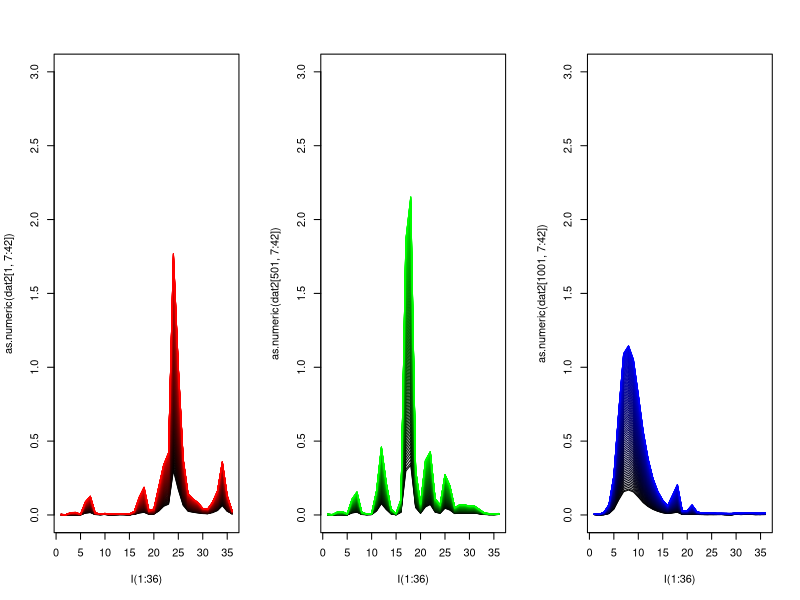
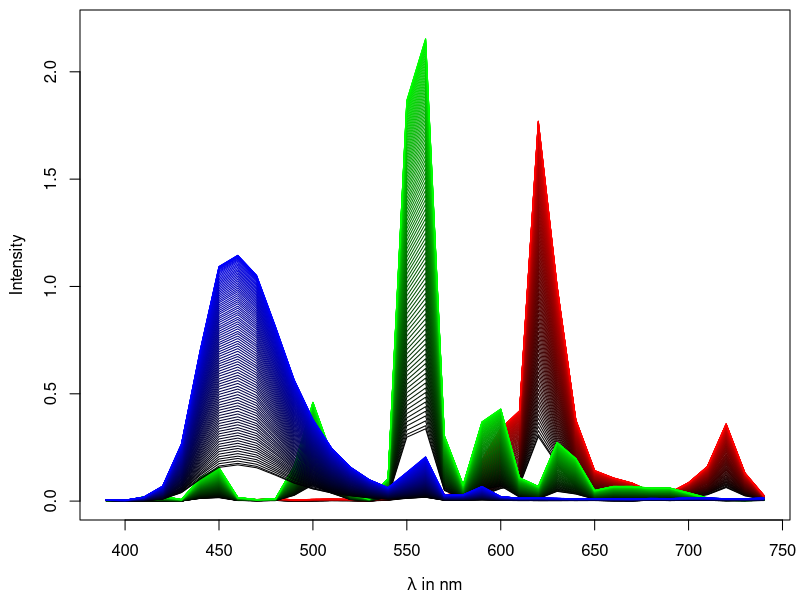
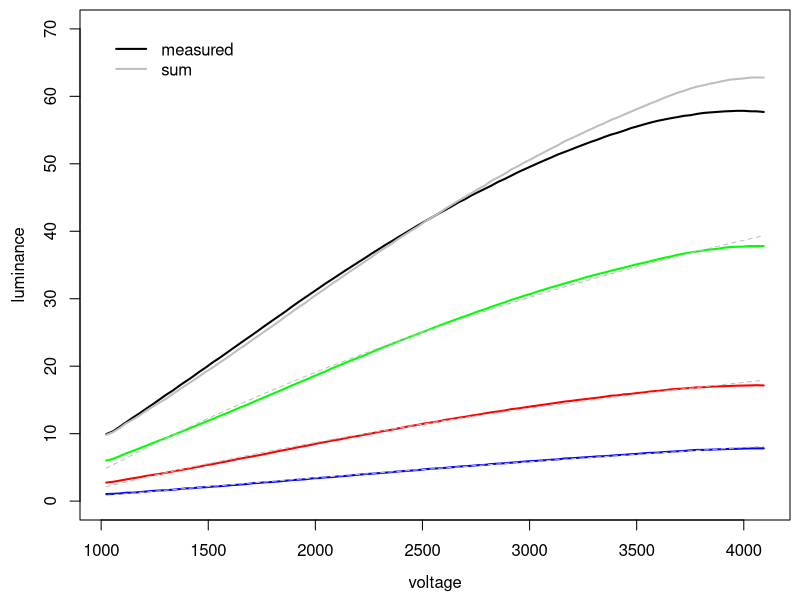
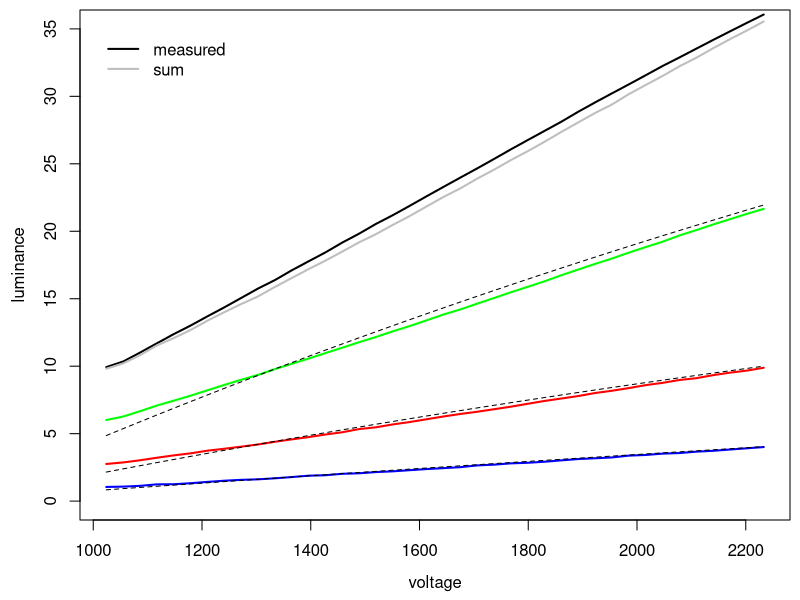

These figures' R source, in order:
#!/usr/bin/env Rscript
# -*- encoding: utf-8 -*-
# ./plot_spectra_tubes.R
#
# (c) 2010 Konstantin Sering, Nora Umbach, Dominik Wabersich
# <colorlab[at]psycho.uni-tuebingen.de>
#
# GPL 3.0+ or (cc) by-sa (http://creativecommons.org/licenses/by-sa/3.0/)
#
# this script should be looked at together with plot_spectra_monitor.R
#
# content: (1) spectra for tubes
#          (2) luminance curves
#
# input: calibration_tubes_raw20120206_1653.txt --> auskommentiert
#        calibration_tubes_raw_20120208_1833.txt
# output: tubes_spectrum.pdf
#         luminance_curves.pdf
#         luminance_curves_zoom.pdf
#
# last mod 2012-02-16, NU

setwd("Z:/AG_Heller/calibdata/measurements/")

## first measurements, not very good
# datL <- readLines("calibration_tubes_raw20120206_1653.txt")
# 
# raw <- as.numeric(unlist(strsplit(unlist(strsplit(datL, ";")), ",")))
# 
# dat2 <- NULL
# for (i in seq(1, length(raw), 42)){
#     dat2 <- rbind(dat2, raw[i:(i+41)])
#     }
# dat2 <- as.data.frame(dat2)

dat1 <- read.table("calibration_tubes_raw_20120208_1833.txt", sep=",", skip=1)

names(dat1) <- c("vR","vG","vB","x","y","Y",paste("l", 1:36, sep=""))

# five measurements per step
dat2 <- aggregate(as.matrix(dat1[,4:ncol(dat1)]) ~ vR + vG + vB, dat1, mean)

dat2 <- dat2[order(dat2$vR, dat2$vG, dat2$vB),]
names(dat2) <- c("vR","vG","vB","x","y","Y",paste("l", 1:36, sep=""))

###### (1) spectra for tubes ######

## three separat plots
par(mfrow=c(1,3))
# red
startp <- 0
endp <- 100
lcolor <- colorRampPalette(c("black","red"))(endp)
plot(as.numeric(dat2[1,7:42]) ~ I(1:36), type="l", col=lcolor[startp],
    ylim=c(0,3))
for (i in startp:endp){
    points(as.numeric(dat2[i,7:42]) ~ I(1:36), type="l", col=lcolor[i])
}

# green
startp <- 101
endp <- 200
lcolor <- colorRampPalette(c("black","green"))(100)
plot(as.numeric(dat2[501,7:42]) ~ I(1:36), type="l", col=lcolor[1],
    ylim=c(0,3))
for (i in startp:endp){
    points(as.numeric(dat2[i,7:42]) ~ I(1:36), type="l", col=lcolor[i-100])
}

# blue
startp <- 201
endp <- 300
lcolor <- colorRampPalette(c("black","blue"))(100)
plot(as.numeric(dat2[1001,7:42]) ~ I(1:36), type="l", col=lcolor[1],
    ylim=c(0,3))
for (i in startp:endp){
    points(as.numeric(dat2[i,7:42]) ~ I(1:36), type="l", col=lcolor[i-200])
}

## together in one plot
#pdf("../figures/tubes_spectrum_20120208.pdf", width=5, height=5)
png("../figures/tubes_spectrum_20120208.png", width=600, height=600)
#svg("tubes_spectrum.svg", width=5, height=5)
par(mai=c(.8,.8,.1,.1), mgp=c(2.7,1,0))

# red
startp <- 0
endp <- 100
lcolor <- colorRampPalette(c("black","red"))(endp)
plot(as.numeric(dat2[1,7:42]) ~ I(seq(390, 740, 10)), type="l",
    col=lcolor[startp], ylim=c(0,2.2), xlab=expression(paste(lambda, " in nm")), ylab="Intensity")
for (i in startp:endp){
    lines(as.numeric(dat2[i,7:42]) ~ I(seq(390, 740, 10)), col=lcolor[i])
}

# green
startp <- 101
endp <- 200
lcolor <- colorRampPalette(c("black","green"))(100)
lines(as.numeric(dat2[501,7:42]) ~ I(seq(390, 740, 10)), col=lcolor[1])
for (i in startp:endp){
    lines(as.numeric(dat2[i,7:42]) ~ I(seq(390, 740, 10)), col=lcolor[i-100])
}

# blue
startp <- 201
endp <- 300
lcolor <- colorRampPalette(c("black","blue"))(100)
lines(as.numeric(dat2[1001,7:42]) ~ I(seq(390, 740, 10)), col=lcolor[1]) 
for (i in startp:endp){
    lines(as.numeric(dat2[i,7:42]) ~ I(seq(390, 740, 10)), col=lcolor[i-200])
}

dev.off()


###### (2) luminance curves ######

## fitted with nls()

# fit curves with non-linear model (Pinheiro and Bates)
nlsR <- nls(Y ~ p1 + (p2 - p1)*exp(-exp(p3)*vR), data=dat2[1:100,],
        start=c(p1=50, p2=-10, p3=-7))
nlsG <- nls(Y ~ p1 + (p2 - p1)*exp(-exp(p3)*vG), data=dat2[101:200,],
        start=c(p1=50, p2=-10, p3=-7))
nlsB <- nls(Y ~ p1 + (p2 - p1)*exp(-exp(p3)*vB), data=dat2[201:300,],
        start=c(p1=50, p2=-15, p3=-10))

# fit polynomial regression
lmR <- lm(Y ~ vR + I(vR^3), dat2[1:100,])
lmG <- lm(Y ~ vG + I(vG^3), dat2[101:200,])
lmB <- lm(Y ~ vB + I(vB^3), dat2[201:300,])

preR <- predict(lmR)
preG <- predict(lmG)
preB <- predict(lmB)

# predicted values
preR <- predict(nlsR)
preG <- predict(nlsG)
preB <- predict(nlsB)


## all three tubes together
dat3 <- read.table("calibration_tubes_raw_20120210_1050.txt", sep=",", skip=1)
names(dat3) <- c("vR","vG","vB","x","y","Y",paste("l", 1:36, sep=""))

# five measurements per step
dat3 <- aggregate(as.matrix(dat3[,4:ncol(dat3)]) ~ vR + vG + vB, dat3, mean)

dat3 <- dat3[order(dat3$vR, dat3$vG, dat3$vB),]
names(dat3) <- c("vR","vG","vB","x","y","Y",paste("l", 1:36, sep=""))

# are 3 channels additive?
Yadd <- dat2[1:100,6] + dat2[101:200,6] + dat2[201:300,6]
w <- c(1592, 2316, 2234)

guessVoltages <- function(Y) {
    Yred <- 6.173447/(6.173447+22.92364+4.036948)*Y
    Ygreen <- 22.92364/(6.173447+22.92364+4.036948)*Y
    Yblue <- 4.036948/(6.173447+22.92364+4.036948)*Y

    inv <- function(y, p) {-log((y - p[1])/(p[2]-p[1]))/exp(p[3])}

    pR <- summary(nlsR)$par[,1]
    pG <- summary(nlsG)$par[,1]
    pB <- summary(nlsB)$par[,1]
    
    volR <- inv(Yred,   pR)
    volG <- inv(Ygreen, pG)
    volB <- inv(Yblue,  pB)
    
    voltages <- data.frame(Y=Y, volR=volR, volG=volG, volB=volB)
    voltages
}

Yratio <- dat2[1:100,6] + dat2[101:200,6] + dat2[201:300,6]

predict(nlsR, data.frame(vR=1592))
# [1] 6.173447
predict(nlsG, data.frame(vG=2316))
# [1] 22.92364
predict(nlsB, data.frame(vB=2234))
# [1] 4.036948

inv <- function(y, p) {-log((y - p[1])/(p[2]-p[1]))/exp(p[3])}

pR <- summary(nlsR)$par[,1]
pG <- summary(nlsG)$par[,1]
pB <- summary(nlsB)$par[,1]

#inv(, pR)

## plot
#pdf("../figures/luminance_curves_20120210.pdf", width=4, height=4)
png("../figures/luminance_curves_20120210.png", width=600, height=600)

par(mai=c(.8,.8,.1,.1), mgp=c(2.6,1,0))
plot(Y ~ vR, dat2[1:100,], ylim=c(0, 70), pch=16, col="red",
    xlab="voltage", ylab="luminance", type="l", lwd=2)
lines(Y ~ vG, dat2[101:200,], col="green", pch=16, lwd=2)
lines(Y ~ vB, dat2[201:300,], col="blue", pch=16, lwd=2)

lines(preR ~ vR, dat2[1:100,], lty=2, col="grey")
lines(preG ~ vR, dat2[1:100,], lty=2, col="grey")
lines(preB ~ vR, dat2[1:100,], lty=2, col="grey")

lines(Y ~ vB, dat3, pch=16, lwd=2)
lines(Yadd ~ vR, dat3, pch=16, col="grey", lwd=2)

legend(1000, 70, c("measured","sum"), col=c("black","grey"), lty=1, lwd=2,
    bty="n")

dev.off()

# zoomed in
#pdf("../figures/luminance_curves_zoom_20120210.pdf", width=4, height=4)
png("../figures/luminance_curves_zoom_20120210.png", width=600, height=600)

par(mai=c(.8,.8,.1,.1), mgp=c(2.6,1,0))
plot(Y ~ vR, dat2[1:40,], ylim=c(0, 35), pch=16, col="red",
    xlab="voltage", ylab="luminance", type="l", lwd=2)
lines(Y ~ vG, dat2[101:140,], col="green", pch=16, lwd=2)
lines(Y ~ vB, dat2[201:240,], col="blue", pch=16, lwd=2)

lines(preR[1:40] ~ vR, dat2[1:40,], lty=2)
lines(preG[1:40] ~ vR, dat2[1:40,], lty=2)
lines(preB[1:40] ~ vR, dat2[1:40,], lty=2)

lines(Y[1:40] ~ vB[1:40], dat3, pch=16, lwd=2)
lines(Yadd[1:40] ~ vR[1:40], dat3, pch=16, col="grey", lwd=2)

legend(1000, 35, c("measured","sum"), col=c("black","grey"), lty=1, lwd=2,
    bty="n")

dev.off()

